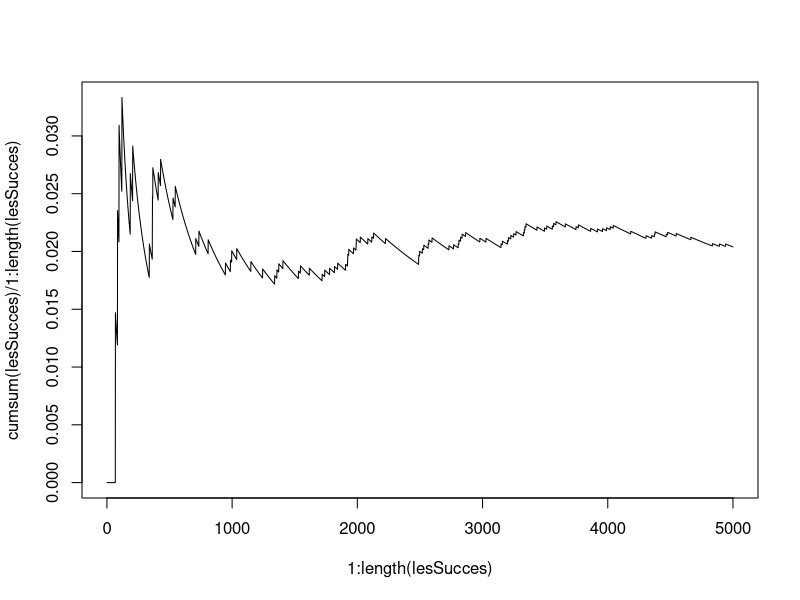
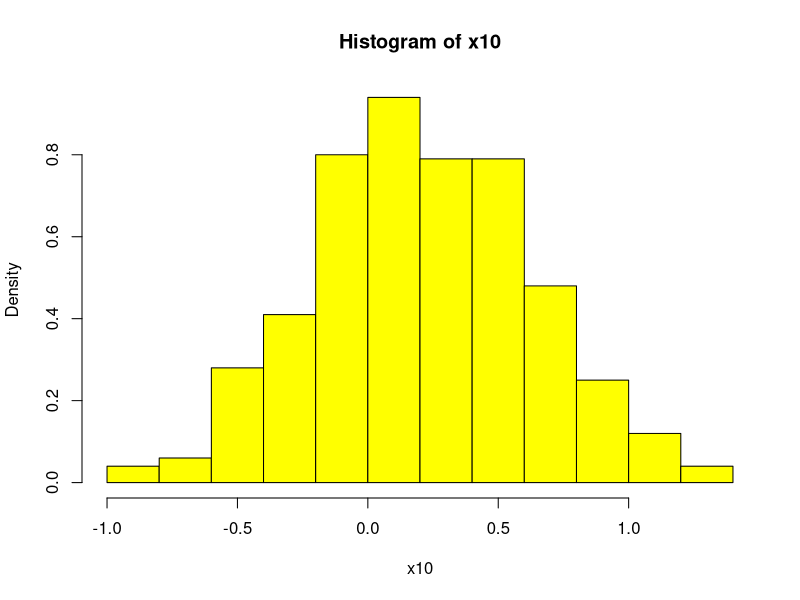

R code for these plots, in order:
# Réponse à la ième question :
# Loi de bernouilli

# Réponse à n questions :
# Loi binomiale

# Probabilité de réussir
psucces <- sum(dbinom(6:10, 
                      size = 10, 
                      prob = 0.25))

nbQuestionOk <- rbinom(5000, size = 10, prob = 0.25)

lesSucces <- nbQuestionOk >= 6

plot(x = 1:length(lesSucces),
     y = cumsum(lesSucces)/1:length(lesSucces),
     type = 'l')

# On peut approximer X10 par une loi normale de paramètres
# mu=E[Xi] et sd=sqrt(p*(1-p)) par le TCL

x10 <- rnorm(length(nbQuestionOk)/10,
             mean = 0.25,
             sd = sqrt(0.25*0.75))
hist(x = x10,
     col = 'yellow',
     freq = F)
